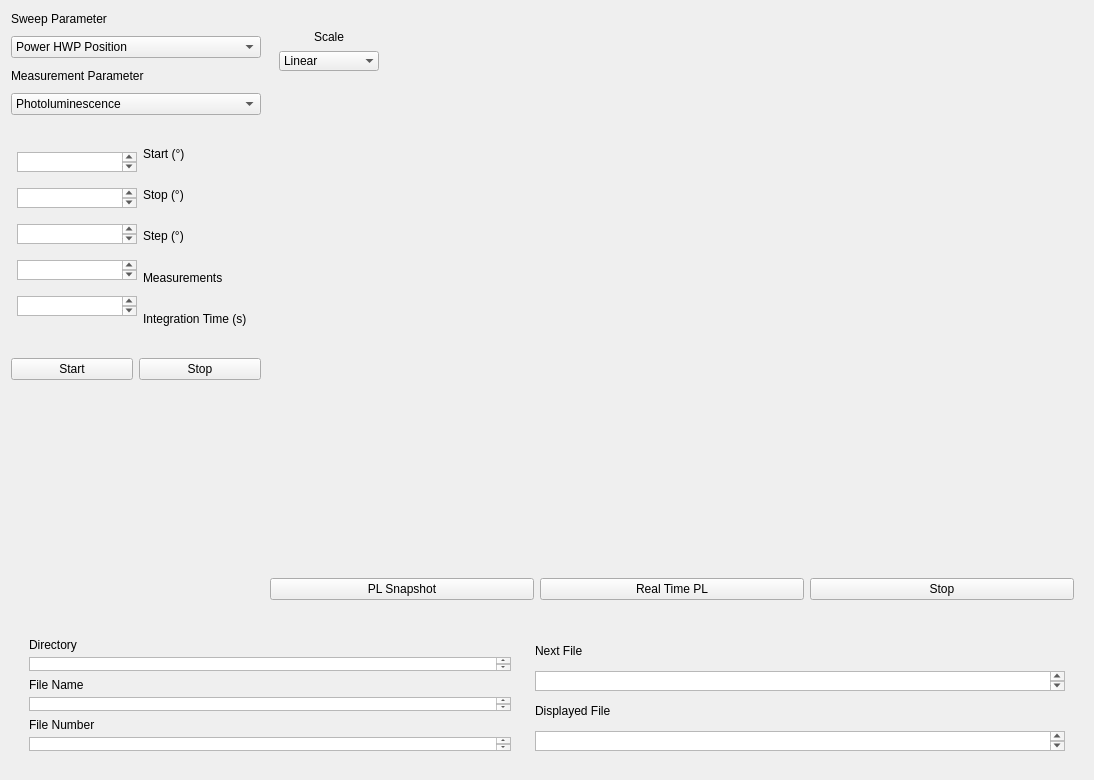
<?xml version="1.0" encoding="UTF-8"?>
<ui version="4.0">
 <class>Form</class>
 <widget class="QWidget" name="Form">
  <property name="geometry">
   <rect>
    <x>0</x>
    <y>0</y>
    <width>1094</width>
    <height>780</height>
   </rect>
  </property>
  <property name="windowTitle">
   <string>Form</string>
  </property>
  <layout class="QVBoxLayout" name="verticalLayout">
   <item>
    <widget class="QWidget" name="widget" native="true">
     <layout class="QHBoxLayout" name="horizontalLayout">
      <property name="spacing">
       <number>0</number>
      </property>
      <property name="leftMargin">
       <number>0</number>
      </property>
      <property name="topMargin">
       <number>0</number>
      </property>
      <property name="rightMargin">
       <number>0</number>
      </property>
      <property name="bottomMargin">
       <number>0</number>
      </property>
      <item>
       <widget class="QWidget" name="widget_3" native="true">
        <property name="maximumSize">
         <size>
          <width>250</width>
          <height>16777215</height>
         </size>
        </property>
        <layout class="QVBoxLayout" name="verticalLayout_4">
         <property name="spacing">
          <number>10</number>
         </property>
         <property name="leftMargin">
          <number>0</number>
         </property>
         <property name="topMargin">
          <number>0</number>
         </property>
         <property name="rightMargin">
          <number>0</number>
         </property>
         <property name="bottomMargin">
          <number>10</number>
         </property>
         <item>
          <widget class="QLabel" name="label_6">
           <property name="minimumSize">
            <size>
             <width>0</width>
             <height>15</height>
            </size>
           </property>
           <property name="maximumSize">
            <size>
             <width>16777215</width>
             <height>20</height>
            </size>
           </property>
           <property name="text">
            <string>Sweep Parameter</string>
           </property>
          </widget>
         </item>
         <item>
          <widget class="QComboBox" name="comboBox">
           <item>
            <property name="text">
             <string>Power HWP Position</string>
            </property>
           </item>
          </widget>
         </item>
         <item>
          <widget class="QLabel" name="label_7">
           <property name="minimumSize">
            <size>
             <width>0</width>
             <height>15</height>
            </size>
           </property>
           <property name="text">
            <string>Measurement Parameter</string>
           </property>
          </widget>
         </item>
         <item>
          <widget class="QComboBox" name="comboBox_2">
           <item>
            <property name="text">
             <string>Photoluminescence</string>
            </property>
           </item>
           <item>
            <property name="text">
             <string>Power</string>
            </property>
           </item>
          </widget>
         </item>
         <item>
          <widget class="QWidget" name="widget_6" native="true">
           <layout class="QHBoxLayout" name="horizontalLayout_3">
            <property name="spacing">
             <number>0</number>
            </property>
            <property name="leftMargin">
             <number>0</number>
            </property>
            <property name="topMargin">
             <number>0</number>
            </property>
            <property name="rightMargin">
             <number>0</number>
            </property>
            <property name="bottomMargin">
             <number>0</number>
            </property>
            <item>
             <widget class="QWidget" name="widget_8" native="true">
              <property name="minimumSize">
               <size>
                <width>100</width>
                <height>0</height>
               </size>
              </property>
              <property name="maximumSize">
               <size>
                <width>120</width>
                <height>200</height>
               </size>
              </property>
              <layout class="QVBoxLayout" name="verticalLayout_5">
               <property name="spacing">
                <number>0</number>
               </property>
               <property name="leftMargin">
                <number>0</number>
               </property>
               <property name="topMargin">
                <number>0</number>
               </property>
               <property name="rightMargin">
                <number>0</number>
               </property>
               <property name="bottomMargin">
                <number>0</number>
               </property>
               <item>
                <widget class="QTextEdit" name="textEdit_4">
                 <property name="maximumSize">
                  <size>
                   <width>16777215</width>
                   <height>20</height>
                  </size>
                 </property>
                </widget>
               </item>
               <item>
                <widget class="QTextEdit" name="textEdit_5">
                 <property name="maximumSize">
                  <size>
                   <width>16777215</width>
                   <height>20</height>
                  </size>
                 </property>
                </widget>
               </item>
               <item>
                <widget class="QTextEdit" name="textEdit_6">
                 <property name="maximumSize">
                  <size>
                   <width>16777215</width>
                   <height>20</height>
                  </size>
                 </property>
                </widget>
               </item>
               <item>
                <widget class="QTextEdit" name="textEdit_7">
                 <property name="maximumSize">
                  <size>
                   <width>16777215</width>
                   <height>20</height>
                  </size>
                 </property>
                </widget>
               </item>
               <item>
                <widget class="QTextEdit" name="textEdit_8">
                 <property name="maximumSize">
                  <size>
                   <width>16777215</width>
                   <height>20</height>
                  </size>
                 </property>
                </widget>
               </item>
              </layout>
             </widget>
            </item>
            <item>
             <widget class="QWidget" name="widget_7" native="true">
              <property name="minimumSize">
               <size>
                <width>0</width>
                <height>0</height>
               </size>
              </property>
              <property name="maximumSize">
               <size>
                <width>110</width>
                <height>200</height>
               </size>
              </property>
              <layout class="QVBoxLayout" name="verticalLayout_6">
               <property name="leftMargin">
                <number>0</number>
               </property>
               <property name="topMargin">
                <number>0</number>
               </property>
               <property name="rightMargin">
                <number>0</number>
               </property>
               <property name="bottomMargin">
                <number>0</number>
               </property>
               <item>
                <widget class="QLabel" name="label_8">
                 <property name="text">
                  <string>Start (°)</string>
                 </property>
                </widget>
               </item>
               <item>
                <widget class="QLabel" name="label_9">
                 <property name="text">
                  <string>Stop (°)</string>
                 </property>
                </widget>
               </item>
               <item>
                <widget class="QLabel" name="label_10">
                 <property name="text">
                  <string>Step (°)</string>
                 </property>
                </widget>
               </item>
               <item>
                <widget class="QLabel" name="label_11">
                 <property name="autoFillBackground">
                  <bool>false</bool>
                 </property>
                 <property name="text">
                  <string>Measurements</string>
                 </property>
                 <property name="textFormat">
                  <enum>Qt::TextFormat::AutoText</enum>
                 </property>
                 <property name="wordWrap">
                  <bool>false</bool>
                 </property>
                </widget>
               </item>
               <item>
                <widget class="QLabel" name="label_12">
                 <property name="text">
                  <string>Integration Time (s)</string>
                 </property>
                </widget>
               </item>
              </layout>
             </widget>
            </item>
           </layout>
          </widget>
         </item>
         <item>
          <widget class="QWidget" name="widget_9" native="true">
           <layout class="QHBoxLayout" name="horizontalLayout_4">
            <property name="leftMargin">
             <number>0</number>
            </property>
            <property name="topMargin">
             <number>0</number>
            </property>
            <property name="rightMargin">
             <number>0</number>
            </property>
            <property name="bottomMargin">
             <number>0</number>
            </property>
            <item>
             <widget class="QPushButton" name="pushButton">
              <property name="text">
               <string>Start</string>
              </property>
             </widget>
            </item>
            <item>
             <widget class="QPushButton" name="pushButton_2">
              <property name="text">
               <string>Stop</string>
              </property>
             </widget>
            </item>
           </layout>
          </widget>
         </item>
         <item>
          <spacer name="verticalSpacer">
           <property name="orientation">
            <enum>Qt::Orientation::Vertical</enum>
           </property>
           <property name="sizeHint" stdset="0">
            <size>
             <width>20</width>
             <height>40</height>
            </size>
           </property>
          </spacer>
         </item>
        </layout>
       </widget>
      </item>
      <item>
       <widget class="QWidget" name="widget_4" native="true">
        <layout class="QVBoxLayout" name="verticalLayout_11">
         <item>
          <widget class="QWidget" name="widget_11" native="true">
           <property name="maximumSize">
            <size>
             <width>16777215</width>
             <height>60</height>
            </size>
           </property>
           <layout class="QVBoxLayout" name="verticalLayout_12">
            <item>
             <widget class="QLabel" name="label_13">
              <property name="maximumSize">
               <size>
                <width>100</width>
                <height>16777215</height>
               </size>
              </property>
              <property name="text">
               <string>Scale</string>
              </property>
              <property name="alignment">
               <set>Qt::AlignmentFlag::AlignCenter</set>
              </property>
             </widget>
            </item>
            <item>
             <widget class="QComboBox" name="comboBox_3">
              <property name="maximumSize">
               <size>
                <width>100</width>
                <height>16777215</height>
               </size>
              </property>
              <property name="cursor">
               <cursorShape>ArrowCursor</cursorShape>
              </property>
              <property name="frame">
               <bool>false</bool>
              </property>
              <item>
               <property name="text">
                <string>Linear</string>
               </property>
              </item>
              <item>
               <property name="text">
                <string>Logarithmic</string>
               </property>
              </item>
             </widget>
            </item>
           </layout>
          </widget>
         </item>
         <item>
          <widget class="QWidget" name="widget_10" native="true">
           <property name="enabled">
            <bool>true</bool>
           </property>
          </widget>
         </item>
         <item>
          <widget class="QWidget" name="widget_12" native="true">
           <property name="maximumSize">
            <size>
             <width>16777215</width>
             <height>30</height>
            </size>
           </property>
           <layout class="QHBoxLayout" name="horizontalLayout_5">
            <property name="leftMargin">
             <number>0</number>
            </property>
            <property name="topMargin">
             <number>0</number>
            </property>
            <property name="rightMargin">
             <number>0</number>
            </property>
            <property name="bottomMargin">
             <number>0</number>
            </property>
            <item>
             <widget class="QPushButton" name="pushButton_3">
              <property name="text">
               <string>PL Snapshot</string>
              </property>
             </widget>
            </item>
            <item>
             <widget class="QPushButton" name="pushButton_4">
              <property name="text">
               <string>Real Time PL</string>
              </property>
             </widget>
            </item>
            <item>
             <widget class="QPushButton" name="pushButton_5">
              <property name="text">
               <string>Stop</string>
              </property>
             </widget>
            </item>
           </layout>
          </widget>
         </item>
        </layout>
       </widget>
      </item>
     </layout>
    </widget>
   </item>
   <item>
    <widget class="QWidget" name="SaveData" native="true">
     <property name="maximumSize">
      <size>
       <width>16777215</width>
       <height>150</height>
      </size>
     </property>
     <layout class="QHBoxLayout" name="horizontalLayout_2">
      <item>
       <widget class="QWidget" name="widget_2" native="true">
        <property name="maximumSize">
         <size>
          <width>500</width>
          <height>16777215</height>
         </size>
        </property>
        <layout class="QVBoxLayout" name="verticalLayout_2">
         <item>
          <widget class="QLabel" name="label">
           <property name="minimumSize">
            <size>
             <width>0</width>
             <height>15</height>
            </size>
           </property>
           <property name="text">
            <string>Directory</string>
           </property>
          </widget>
         </item>
         <item>
          <widget class="QTextEdit" name="textEdit">
           <property name="maximumSize">
            <size>
             <width>16777215</width>
             <height>20</height>
            </size>
           </property>
          </widget>
         </item>
         <item>
          <widget class="QLabel" name="label_2">
           <property name="minimumSize">
            <size>
             <width>0</width>
             <height>15</height>
            </size>
           </property>
           <property name="text">
            <string>File Name</string>
           </property>
          </widget>
         </item>
         <item>
          <widget class="QTextEdit" name="textEdit_2">
           <property name="maximumSize">
            <size>
             <width>16777215</width>
             <height>20</height>
            </size>
           </property>
          </widget>
         </item>
         <item>
          <widget class="QLabel" name="label_3">
           <property name="minimumSize">
            <size>
             <width>0</width>
             <height>15</height>
            </size>
           </property>
           <property name="text">
            <string>File Number</string>
           </property>
          </widget>
         </item>
         <item>
          <widget class="QTextEdit" name="textEdit_3">
           <property name="maximumSize">
            <size>
             <width>16777215</width>
             <height>20</height>
            </size>
           </property>
          </widget>
         </item>
        </layout>
       </widget>
      </item>
      <item>
       <widget class="QWidget" name="widget_5" native="true">
        <layout class="QVBoxLayout" name="verticalLayout_3">
         <item>
          <widget class="QLabel" name="label_4">
           <property name="text">
            <string>Next File</string>
           </property>
          </widget>
         </item>
         <item>
          <widget class="QTextBrowser" name="textBrowser">
           <property name="maximumSize">
            <size>
             <width>16777215</width>
             <height>20</height>
            </size>
           </property>
          </widget>
         </item>
         <item>
          <widget class="QLabel" name="label_5">
           <property name="text">
            <string>Displayed File</string>
           </property>
          </widget>
         </item>
         <item>
          <widget class="QTextBrowser" name="textBrowser_2">
           <property name="maximumSize">
            <size>
             <width>16777215</width>
             <height>20</height>
            </size>
           </property>
          </widget>
         </item>
        </layout>
       </widget>
      </item>
     </layout>
    </widget>
   </item>
  </layout>
 </widget>
 <resources/>
 <connections/>
</ui>
